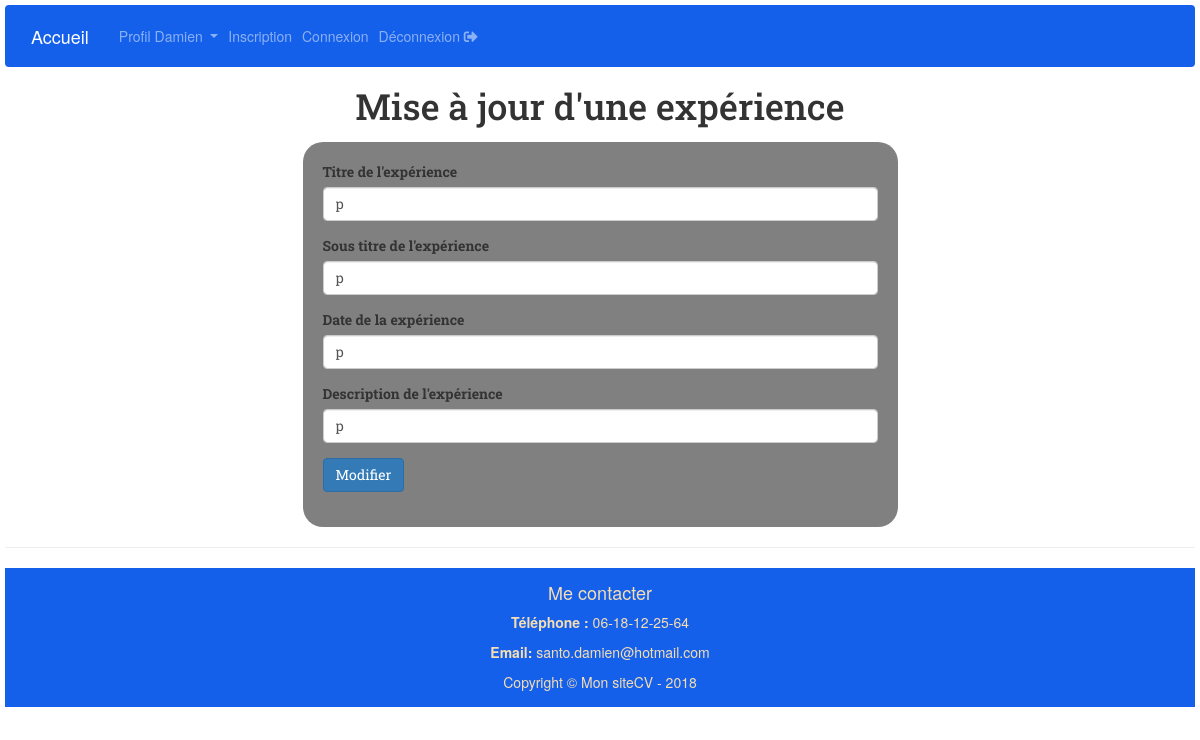
/modif_experience.php?id_experience=7 (signed in), run on the app's committed database.
### tables this page shows
CREATE TABLE `t_utilisateurs` (
  `id_utilisateur` int(3) NOT NULL,
  `prenom` varchar(45) NOT NULL,
  `nom` varchar(45) NOT NULL,
  `email` varchar(50) NOT NULL,
  `telephone` varchar(20) NOT NULL,
  `portable` varchar(20) NOT NULL,
  `mdp` varchar(15) NOT NULL,
  `pseudo` varchar(15) NOT NULL,
  `age` smallint(5) NOT NULL,
  `anniversaire` date NOT NULL,
  `genre` enum('Homme','Femme') NOT NULL,
  `civilite` enum('M','Mme') NOT NULL,
  `adresse` text NOT NULL,
  `code_postal` varchar(5) NOT NULL,
  `ville` varchar(30) NOT NULL,
  `pays` varchar(30) NOT NULL,
  `commentaire` text NOT NULL
);

CREATE TABLE `t_experiences` (
  `id_experience` int(3) NOT NULL,
  `titre_exp` varchar(150) NOT NULL,
  `stitre_exp` varchar(200) NOT NULL,
  `dates_exp` varchar(100) NOT NULL,
  `description_exp` text NOT NULL,
  `id_utilisateur` int(3) NOT NULL
);

### modif_experience.php (the view, shortened to what this page needs)
<?php require 'connexion.php';
if (isset($_SESSION['connexion_admin'])) {
    $id_utilisateur=$_SESSION['id_utilisateur'];
}else {
    header('location:authentification.php');
}
$sql = $pdoCV -> query(" SELECT * FROM t_utilisateurs WHERE id_utilisateur = '$id_utilisateur'");
$ligne_utilisateur = $sql-> fetch();
$id_experience = $_GET['id_experience'];
$sql = $pdoCV -> query (" SELECT * FROM t_experiences WHERE id_experience='$id_experience' ");
$ligne_experience = $sql -> fetch();
?>
<?php require 'inc/haut_page.php'; ?>
<?php require 'inc/navigation.php'; ?>
    <h1 class="text-center mb-4">Mise à jour d'une expérience</h1>
    <div class="formulaire">
        <div class="form-group">
            <form action="modif_experience.php" method="post">
               <div class="form-group">
                    <label for="titre_exp">Titre de l'expérience </label>
                    <input type="text" class="form-control" name="titre_exp" value="<?php echo $ligne_experience['titre_exp']; ?>" required>
               </div>
               <div class="form-group">
                    <label for="stitre_exp">Sous titre de l'expérience</label>
                    <input type="text" class="form-control" name="stitre_exp" value="<?php echo $ligne_experience['stitre_exp']; ?>" required>
               </div>
               <div class="form-group">
                    <label for="dates_exp">Date de la expérience</label>
                    <input type="text" class="form-control" name="dates_exp" value="<?php echo $ligne_experience['dates_exp']; ?>" required>
               </div>
               <div class="form-group">
                    <label for="description_exp">Description de l'expérience</label>
                    <input class="form-control" name="description_exp" value="<?php echo $ligne_experience['description_exp']; ?>"></textarea>
               </div>
                <div class="form-group">
                    <button class="btn btn-primary" type="submit">Modifier</button>
                </div>
            </form>
        </div>
    </div>
<?php require 'inc/bas_page.php'; ?>

### inc/navigation.php (shortened to what this page needs)
<nav class="navbar navbar-expand-sm navbar-dark text-white">
    <a class="navbar-brand" href="index.php">Accueil </a>
    <ul class="navbar-nav">
    <li class="nav-item dropdown">
      <a class="nav-link dropdown-toggle" href="#" id="navbardrop" data-toggle="dropdown">
        Profil <?php echo $ligne_utilisateur['prenom']; ?>
      </a>
    </li>
    <li class="nav-item">
      <a class="nav-link" href="#">Inscription</a>
    </li>
    <li class="nav-item">
      <a class="nav-link" href="connexion.php">Connexion</a>
    </li>
    <li class="nav-item">
      <a class="nav-link" href="../admin/index.php?quitter=oui" title="déconnecter vous ! ">Déconnexion <i class="fas fa-sign-out-alt"></i></a>
    </li>
  </ul>
</nav>

### css/style.css (style rules this page uses)
.navbar { background: rgb(21, 96, 235); }
.formulaire { font-family: 'Roboto Slab', serif; width: 50%; background: grey; margin: 0 auto; padding: 20px; border-radius: 20px; }
h1 { font-family: 'Roboto Slab', serif; }

### data on the page
t_utilisateurs: prenom "Damien"
t_experiences: titre_exp "p", stitre_exp "p", dates_exp "p", description_exp "p"
